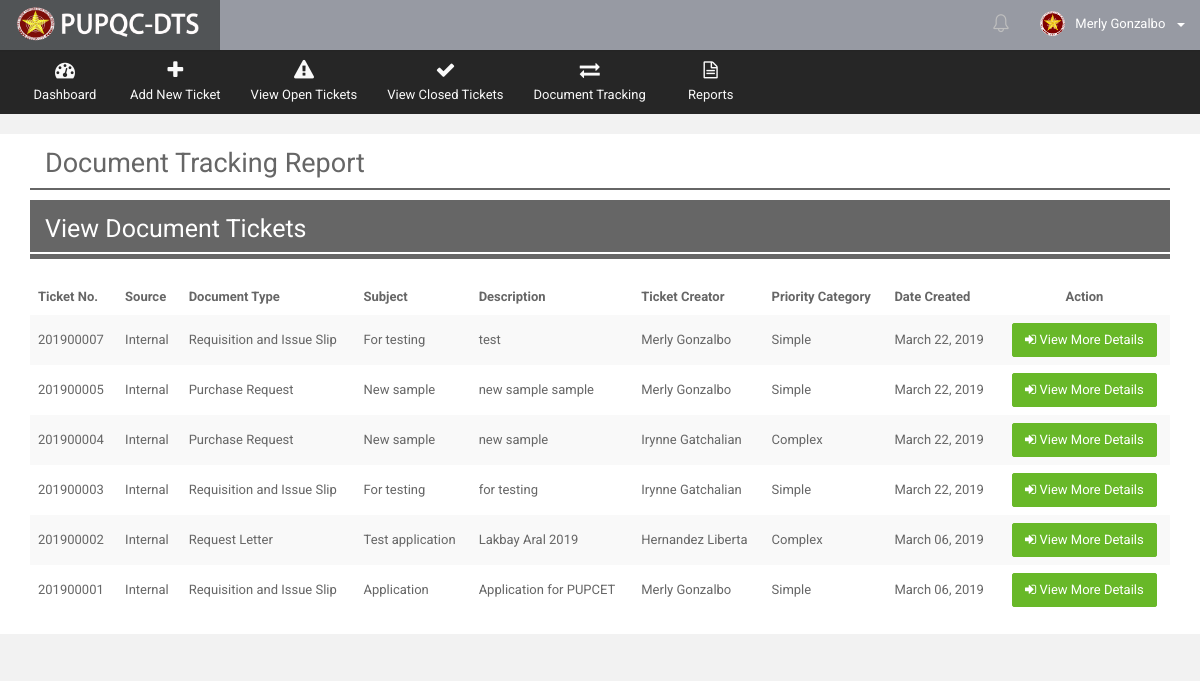
/Web/Department/views/rep_docu_track.php (signed in), run on the app's committed database.
### tables this page shows
CREATE TABLE `t_accounts` (
  `acc_ID` int(10) NOT NULL,
  `acc_empID` int(10) NOT NULL,
  `acc_username` varchar(100) NOT NULL,
  `acc_password` varchar(100) NOT NULL,
  `acc_email` varchar(255) DEFAULT NULL,
  `acc_user_role` int(10) NOT NULL,
  `acc_active_flag` varchar(20) NOT NULL DEFAULT 'Active',
  `acc_timestamp` datetime NOT NULL DEFAULT CURRENT_TIMESTAMP,
  `acc_mod_date` datetime NOT NULL DEFAULT CURRENT_TIMESTAMP
);

CREATE TABLE `t_employees` (
  `emp_ID` int(10) NOT NULL,
  `emp_lastname` varchar(100) NOT NULL,
  `emp_middlename` varchar(100) DEFAULT NULL,
  `emp_firstname` varchar(100) NOT NULL,
  `emp_office` int(10) NOT NULL,
  `emp_position` varchar(50) NOT NULL,
  `emp_picture` varchar(255) DEFAULT 'default.png',
  `emp_active_flag` bit(1) NOT NULL DEFAULT b'1',
  `emp_mod_date` datetime NOT NULL DEFAULT CURRENT_TIMESTAMP
);

CREATE TABLE `t_document_track_history` (
  `docu_tr_his_ID` int(10) NOT NULL,
  `docu_tr_his_ticket_no` varchar(255) NOT NULL,
  `docu_tr_his_doctype` int(10) NOT NULL,
  `docu_tr_his_sourcetype` int(10) NOT NULL,
  `docu_tr_his_ext_source_desc` varchar(255) DEFAULT NULL,
  `docu_tr_his_prioritytype` int(10) NOT NULL,
  `docu_tr_his_count_date_process` varchar(10) NOT NULL,
  `docu_tr_his_from_office` int(10) NOT NULL,
  `docu_tr_his_to_office` int(10) DEFAULT NULL,
  `docu_tr_his_subject` varchar(255) NOT NULL,
  `docu_tr_his_desc` varchar(255) NOT NULL,
  `docu_tr_his_closing_remarks` varchar(255) DEFAULT NULL,
  `docu_tr_his_remarks` varchar(255) DEFAULT NULL,
  `docu_tr_his_asignatory` varchar(255) NOT NULL,
  `docu_tr_his_createdby` int(10) NOT NULL,
  `docu_tr_his_receiver` int(10) DEFAULT NULL,
  `docu_tr_his_sender` int(10) DEFAULT NULL,
  `docu_tr_his_closedby` int(10) DEFAULT NULL,
  `docu_tr_his_reopenedby` int(10) DEFAULT NULL,
  `docu_tr_his_receiving_stat` varchar(30) DEFAULT NULL,
  `docu_tr_his_date_create` date NOT NULL,
  `docu_tr_his_time_create` time NOT NULL,
  `docu_tr_his_date_sent` date DEFAULT NULL,
  `docu_tr_his_time_sent` time DEFAULT NULL,
  `docu_tr_his_date_received` date DEFAULT NULL,
  `docu_tr_his_time_received` time DEFAULT NULL,
  `docu_tr_his_date_done` date DEFAULT NULL,
  `docu_tr_his_time_done` time DEFAULT NULL,
  `docu_tr_his_date_reopened` date DEFAULT NULL,
  `docu_tr_his_time_reopened` time DEFAULT NULL,
  `docu_tr_his_status` varchar(20) NOT NULL DEFAULT 'OPEN',
  `docu_tr_his_overdue_stat` varchar(10) NOT NULL DEFAULT 'NO',
  `docu_tr_his_action` varchar(30) NOT NULL,
  `docu_tr_his_notif_stat` bit(1) NOT NULL DEFAULT b'1',
  `docu_tr_his_disp_stat` bit(1) NOT NULL DEFAULT b'1',
  `docu_tr_his_timestamp` datetime NOT NULL DEFAULT CURRENT_TIMESTAMP
);

CREATE TABLE `r_source_type` (
  `source_ID` int(10) NOT NULL,
  `source_desc` varchar(50) NOT NULL,
  `source_stat` bit(1) NOT NULL DEFAULT b'1',
  `source_timestamp` datetime NOT NULL DEFAULT CURRENT_TIMESTAMP
);

CREATE TABLE `r_document_type` (
  `docutype_ID` int(10) NOT NULL,
  `docutype_desc` varchar(50) NOT NULL,
  `docutype_stat` bit(1) NOT NULL DEFAULT b'1',
  `docutype_timestamp` datetime NOT NULL DEFAULT CURRENT_TIMESTAMP
);

CREATE TABLE `r_priority_type` (
  `priority_ID` int(10) NOT NULL,
  `priority_desc` varchar(50) NOT NULL,
  `priority_date_count` int(10) NOT NULL,
  `priority_stat` bit(1) NOT NULL DEFAULT b'1',
  `priority_timestamp` datetime NOT NULL DEFAULT CURRENT_TIMESTAMP
);

### Web/Department/views/get_view_table_report_trace.php (the view, shortened to what this page needs)
<?php
           $receiver_query = mysqli_query($connection,"SELECT * FROM `t_accounts` AS ACC
                                                              INNER JOIN `t_employees` AS EMP
                                                              INNER JOIN `r_office` AS OFF
                                                              ON ACC.acc_empID = EMP.emp_ID
                                                              and EMP.emp_office = OFF.office_ID
                                                              WHERE ACC.acc_ID = '$userID'");
           while($rq = mysqli_fetch_array($receiver_query))
           {
              $receiving_office = $rq["office_ID"];
           }
           $view_query = mysqli_query($connection,"SELECT * FROM `t_document_track_history` AS DOCU
                                                     INNER JOIN `r_document_type` AS TYPE
                                                     ON TYPE.docutype_ID = DOCU.docu_tr_his_doctype
                                                     INNER JOIN `r_source_type` AS SRC
                                                     ON SRC.source_ID = DOCU.docu_tr_his_sourcetype
                                                     INNER JOIN `r_priority_type` AS PRIO
                                                     ON PRIO.priority_ID = DOCU.docu_tr_his_prioritytype
                                                     WHERE DOCU.docu_tr_his_from_office = '$receiving_office'
                                                     or DOCU.docu_tr_his_sender = '$userID'
                                                     or DOCU.docu_tr_his_to_office = '$receiving_office'
                                                     GROUP BY DOCU.docu_tr_his_ticket_no
                                                     ORDER BY DOCU.docu_tr_his_ticket_no DESC");
            if(mysqli_num_rows($view_query) > 0)
            {
               while($row = mysqli_fetch_array($view_query))
               {
                   $docu_tr_ID = $row["docu_tr_his_ID"];
                   $docu_tr_ticket_no = $row["docu_tr_his_ticket_no"];
                   $docu_tr_subject = $row["docu_tr_his_subject"];
                   $docu_tr_date_create = new datetime($row["docu_tr_his_date_create"]);
                   $docu_tr_desc = $row["docu_tr_his_desc"];
                   $docu_tr_createdby = $row["docu_tr_his_createdby"];
                   $docutype_desc = $row['docutype_desc'];
                   $source_desc = $row["source_desc"];
                   $priority_desc = $row["priority_desc"];
                   $date_create = $docu_tr_date_create->format('F d, Y');
                   $getsender = mysqli_query($connection, "SELECT * FROM `t_employees` AS EMP
                                                                   INNER JOIN `r_office` AS OFF
                                                                   ON EMP.emp_office = OFF.office_ID
                                                           WHERE EMP.emp_ID = '$docu_tr_createdby'");
                   while($sender_row = mysqli_fetch_array($getsender))
                   {
                     $sender_fname = $sender_row["emp_firstname"];
                     $sender_lname = $sender_row["emp_lastname"];
                     $sender_compname = $sender_fname.' '.$sender_lname;
                   }
                     echo
                     '<tr class="gradeX">
                        <td style="display: none"> '.$docu_tr_ID.' </td>
                        <td style=""> '.$docu_tr_ticket_no.' </td>
                        <td style=""> '.$source_desc.' </td>
                        <td style=""> '.$docutype_desc.' </td>
                        <td style=""> '.$docu_tr_subject.' </td>
                        <td style=""> '.$docu_tr_desc.' </td>
                        <td style=""> '.$sender_compname.' </td>
                        <td style=""> '.$priority_desc.' </td>
                        <td style=""> '.$date_create.' </td>
                        <td style="">
                          <center>
                           <a href="ticket_trace_report.php?getID='.$docu_tr_ticket_no.'" class="btn btn-success btn-round" title="View Traces">
                             <i class="fa fa-sign-in"></i> View More Details</a>
                          </center>
                        </td>
                     </tr>  ';
               }
            }
            else
            {
            }
   ?>

### Web/Department/utilities/Notification.php (shortened to what this page needs)
<body class="page-header-fixed page-sidebar-fixed page-layout-full-width" style="background-color: #f2f2f2" >
  <div >
    <div class="page-wrapper" >
      <header class="header">
        <div class="logo">
          <a data-toggle="modal" href="#about_us" class="logo-text">
            <img src="../../../resources-web/images/dtslogo.png" style="width:100%; margin: 1%;" alt="">
          </a>
        </div>
        <nav role="navigation" class="navbar navbar-static-top">
          <div class="navbar-right">
            <ul class="nav navbar-nav">
              <?php include("Inner_Notif_Function.php");?>
              <li class="dropdown dropdown-user menu-user">
                <a href="#" data-toggle="dropdown" class="dropdown-toggle">
                   <?php
                        $userID = $_SESSION['UserID'];
                        $view_query = mysqli_query($connection,"SELECT * FROM `t_accounts` AS ACC
                                                                INNER JOIN `r_user_role` AS USR
                                                                INNER JOIN `t_employees` AS EMP
                                                                INNER JOIN `r_office` AS OFF
                                                                ON  ACC.acc_user_role = USR.usr_ID
                                                                and EMP.emp_office = OFF.office_ID
                                                                and ACC.acc_empID = EMP.emp_ID
                                                                WHERE ACC.acc_ID = '$userID'
                                                                ");
                        while($row = mysqli_fetch_assoc($view_query))
                        {
                            $emp_lname = $row["emp_lastname"];
                            $emp_fname = $row["emp_firstname"];
                            $compname = $emp_fname.' '.$emp_lname;
                        }
                   ?>
                  <img src="../../../resources-web/images/PUPlogo.png" alt="User Image" class="img-circle"/>
                  <span class="hidden-xs">
                     <?php echo $compname; ?>
                  </span>&nbsp;
                  <b class="caret"></b>
                </a>
                  </li>
                </ul>
          </div>
        </nav>
      </header>

### resources-web/assets/css/themes/default.css (style rules this page uses)
.page-wrapper { float: left; width: 100%; position: relative; }
.header { position: absolute; top: 0; left: 0; right: 0; z-index: 999; }
body .header { position: relative; max-height: 100px; }
body .header .navbar { height: 50px; margin-bottom: 0; margin-left: 220px; background-color: #858893d4; -webkit-box-shadow: 0 1px 1px rgba(0, 0, 0, 0.05); box-shadow: 0 1px 1px rgba(0, 0, 0, 0.05); }
body .header .navbar .navbar-right ul.navbar-nav > li { height: 50px; }
body .header .navbar .navbar-right ul.navbar-nav > li.dropdown-user img { margin-top: -3px; margin-right: 7px; height: 25px; }
body .header .navbar .nav a { padding-top: 14px; padding-bottom: 14px; }
body .header .logo { font-family: 'Squada One'; float: left; font-size: 30px; text-align: left; padding: 0 15px; width: 220px; height: 50px; display: block; background-color: #393235; -webkit-box-shadow: 0 1px 1px rgba(0, 0, 0, 0.05); box-shadow: 0 1px 1px rgba(0, 0, 0, 0.05); }
body .header .logo a.logo-text { color: #ffba00; -webkit-text-shadow: 3px 3px 3px rgba(0, 0, 0, 0.1); text-shadow: 3px 3px 3px rgba(0, 0, 0, 0.1); -webkit-transition: all 0.2s ease-out; -o-transition: all 0.2s ease-out; transition: all 0.2s ease-out; }
.page-header-fixed .header { position: fixed; }
.page-header-fixed .page-wrapper { margin-top: 50px; }
.page-layout-full-width .page-wrapper .header .logo { background-color: #515456; }
.page-layout-full-width .page-wrapper .header .logo a.logo-text { color: #68b828; }

### data on the page
t_accounts: acc_empID.emp_lastname "Merly Gonzalbo"
t_document_track_history: docu_tr_his_ticket_no "201900007", docu_tr_his_sourcetype.source_desc "Internal", docu_tr_his_doctype.docutype_desc "Requisition and Issue Slip", docu_tr_his_subject "For testing", docu_tr_his_desc "test", t_employees.emp_firstname+emp_lastname "Merly Gonzalbo", docu_tr_his_prioritytype.priority_desc "Simple", docu_tr_his_date_create "March 22, 2019"
t_document_track_history: docu_tr_his_ticket_no "201900005", docu_tr_his_sourcetype.source_desc "Internal", docu_tr_his_doctype.docutype_desc "Purchase Request", docu_tr_his_subject "New sample", docu_tr_his_desc "new sample sample", t_employees.emp_firstname+emp_lastname "Merly Gonzalbo", docu_tr_his_prioritytype.priority_desc "Simple", docu_tr_his_date_create "March 22, 2019"
t_document_track_history: docu_tr_his_ticket_no "201900004", docu_tr_his_sourcetype.source_desc "Internal", docu_tr_his_doctype.docutype_desc "Purchase Request", docu_tr_his_subject "New sample", docu_tr_his_desc "new sample", t_employees.emp_firstname+emp_lastname "Irynne Gatchalian", docu_tr_his_prioritytype.priority_desc "Complex", docu_tr_his_date_create "March 22, 2019"
t_document_track_history: docu_tr_his_ticket_no "201900003", docu_tr_his_sourcetype.source_desc "Internal", docu_tr_his_doctype.docutype_desc "Requisition and Issue Slip", docu_tr_his_subject "For testing", docu_tr_his_desc "for testing", t_employees.emp_firstname+emp_lastname "Irynne Gatchalian", docu_tr_his_prioritytype.priority_desc "Simple", docu_tr_his_date_create "March 22, 2019"
t_document_track_history: docu_tr_his_ticket_no "201900002", docu_tr_his_sourcetype.source_desc "Internal", docu_tr_his_doctype.docutype_desc "Request Letter", docu_tr_his_subject "Test application", docu_tr_his_desc "Lakbay Aral 2019", t_employees.emp_firstname+emp_lastname "Hernandez Liberta", docu_tr_his_prioritytype.priority_desc "Complex", docu_tr_his_date_create "March 06, 2019"
t_document_track_history: docu_tr_his_ticket_no "201900001", docu_tr_his_sourcetype.source_desc "Internal", docu_tr_his_doctype.docutype_desc "Requisition and Issue Slip", docu_tr_his_subject "Application", docu_tr_his_desc "Application for PUPCET", t_employees.emp_firstname+emp_lastname "Merly Gonzalbo", docu_tr_his_prioritytype.priority_desc "Simple", docu_tr_his_date_create "March 06, 2019"
